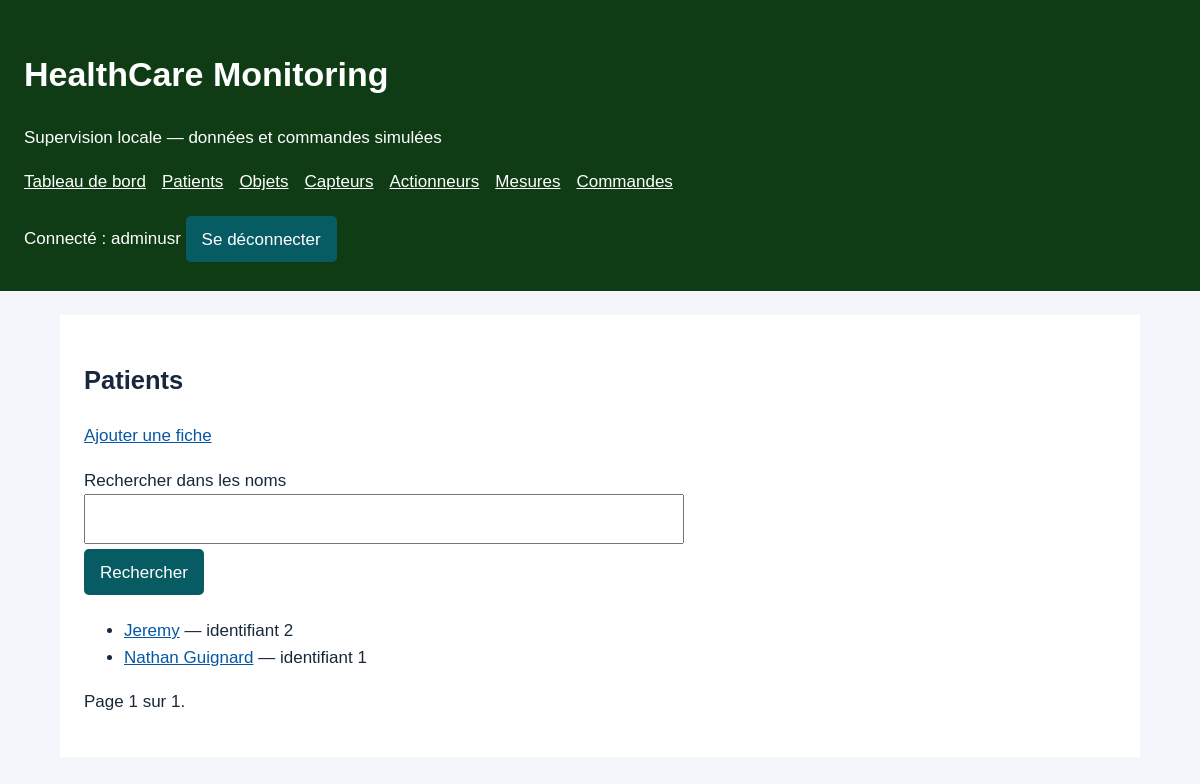
The app's page /HealthCare/patients/ (signed in) with its own data.
### HealthcareProject/models.py (models this page shows, shortened)
class Patient(models.Model):
    nom = models.CharField(max_length=100, unique=False)
    agePatient = models.IntegerField()
    numTelephone = models.CharField(max_length=20)
    descriptionPatient = models.TextField(blank=True)
    class Meta:
            ordering = ['nom']

### HealthcareProject/views.py (the view)
# urls.py: path('HealthCare/<str:type_element>/', views.liste, name='liste'),
@login_required
def liste(request, type_element):
    model, form, titre = configuration(type_element)
    q = request.GET.get('q', '').strip()
    elements = model.objects.filter(nom__icontains=q)
    page = Paginator(elements, 10).get_page(request.GET.get('page'))
    return render(request, 'HealthcareProject/liste.html', {
        'page': page, 'titre': titre, 'type_element': type_element, 'q': q,
    })

### HealthcareProject/views.py (called while the page is built)
def configuration(type_element):
    if type_element not in CATALOGUE:
        raise Http404('Type inconnu')
    return CATALOGUE[type_element]

### HealthcareProject/templates/HealthcareProject/liste.html (shortened to what this page needs)
{% extends 'base.html' %}
{% block contenu %}
<h2>{{ titre }}</h2>
<p><a href="{% url 'ajouter' type_element %}">Ajouter une fiche</a></p>
<form method="get">
    <label for="q">Rechercher dans les noms</label>
    <input id="q" name="q" value="{{ q }}">
    <button>Rechercher</button>
</form>
<ul>
    {% for element in page %}
        <li><a href="{% url 'fiche' type_element element.pk %}">{{ element.nom }}</a> — identifiant {{ element.pk }}</li>
    {% empty %}
        <li>Aucun résultat.</li>
    {% endfor %}
</ul>
<p>Page {{ page.number }} sur {{ page.paginator.num_pages }}.
{% if page.has_next %}<a href="?q={{ q|urlencode }}&amp;page={{ page.next_page_number }}">Suivante</a>{% endif %}</p>
{% endblock %}

### HealthcareProject/templates/base.html (shortened to what this page needs)
{% load static %}
<!doctype html>
<html lang="fr">
    <head>
    <link rel="stylesheet" href="{% static 'style.css' %}">
    </head>
    <body>
        <header>
            <h1>HealthCare Monitoring</h1>
            <p>Supervision locale — données et commandes simulées</p>
            {% if user.is_authenticated %}
            <nav aria-label="Navigation principale">
                <a href="{% url 'tableau' %}">Tableau de bord</a>
                <a href="{% url 'liste' 'patients' %}">Patients</a>
                <a href="{% url 'liste' 'objets' %}">Objets</a>
                <a href="{% url 'liste' 'capteurs' %}">Capteurs</a>
                <a href="{% url 'liste' 'actionneurs' %}">Actionneurs</a>
                <a href="{% url 'mesures' %}">Mesures</a>
                <a href="{% url 'journal' %}">Commandes</a>
            </nav>
                <form method="post" action="{% url 'logout' %}">
                <span>Connecté : {{ user.username }}</span>
                <button>Se déconnecter</button>
            </form>
            {% endif %}
        </header>
        <main>
            {% block contenu %}{% endblock %}
        </main>
    </body>
</html>

### HealthcareProject/static/style.css (style rules this page uses)
* { box-sizing: border-box; }
body { margin: 0; background: #f3f6fa; color: #18283b; font: 17px/1.6 Arial, sans-serif; }
header { background: #0f3c15; color: white; padding: 1.5rem; }
header a { color: #fff; }
nav { display: flex; flex-wrap: wrap; gap: 1rem; margin-bottom: 1rem; }
main { max-width: 1080px; margin: 1.5rem auto; padding: 1.5rem; background: white; }
a { color: #0657a3; }
input, select, textarea { display: block; width: 100%; max-width: 600px; padding: .6rem; font: inherit; }
button { background: #075c64; color: white; padding: .6rem 1rem; border: 0; border-radius: 5px; font: inherit; cursor: pointer; margin: .3rem 0; }

### records on screen
Patient: nom "Jeremy", pk "2"
Patient: nom "Nathan Guignard", pk "1"

### other values on screen
{{ user.username }} "adminusr"
{{ titre }} "Patients"
{{ page.number }} "1"
{{ page.paginator.num_pages }} "1"
